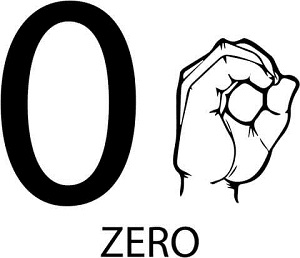
#> input picture signs/0.jpg, 300 x 258 px, given in place of the camera
$ jupyter execute captureHand.ipynb   (older library calls are emulated)
#> lines starting #> are read from the running program, lines starting #| are printed output that depends on the picture; after the words box and inside, x2 and y2 are one past the last pixel; in counts of white or black regions, pixels touching at a corner belong together
[cell 1]
import cv2
import imutils
import numpy as np
from sklearn.metrics import pairwise

[cell 2]
bg = None

# Function - To find the running average over the background
def run_avg(image, accumWeight):
    global bg
    if bg is None:
        bg = image.copy().astype("float")
        return
    cv2.accumulateWeighted(image, bg, accumWeight)

# Function - To segment the region of hand in the image
def segment(image, threshold=30):
    global bg
    diff = cv2.absdiff(bg.astype("uint8"), image)

    thresholded = cv2.threshold(diff, threshold, 255, cv2.THRESH_BINARY)[1]

    (_, cnts, _) = cv2.findContours(thresholded.copy(), cv2.RETR_EXTERNAL, cv2.CHAIN_APPROX_SIMPLE)

    if len(cnts) == 0:
        return
    else:
        segmented = max(cnts, key=cv2.contourArea)
        return (thresholded, segmented)

# Function - To count the number of fingers in the segmented hand region

# Main function
if __name__ == "__main__":
    accumWeight = 0.5

    camera = cv2.VideoCapture(0)

    top, right, bottom, left = 10, 350, 210, 550

    num_frames = 0

    imageNumber =0
    calibrated = False

    while(True):
        (grabbed, frame) = camera.read()
#> frame is the input picture: shape (258, 300, 3); min 0, max 255, mean 202.3

        frame = imutils.resize(frame, width=700)
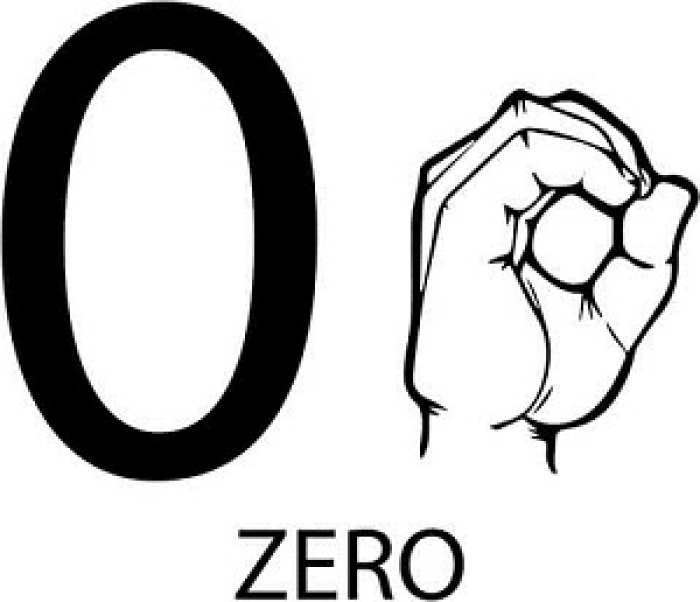
#> frame: shape (602, 700, 3); min 0, max 255, mean 202.2

        frame = cv2.flip(frame, 1)
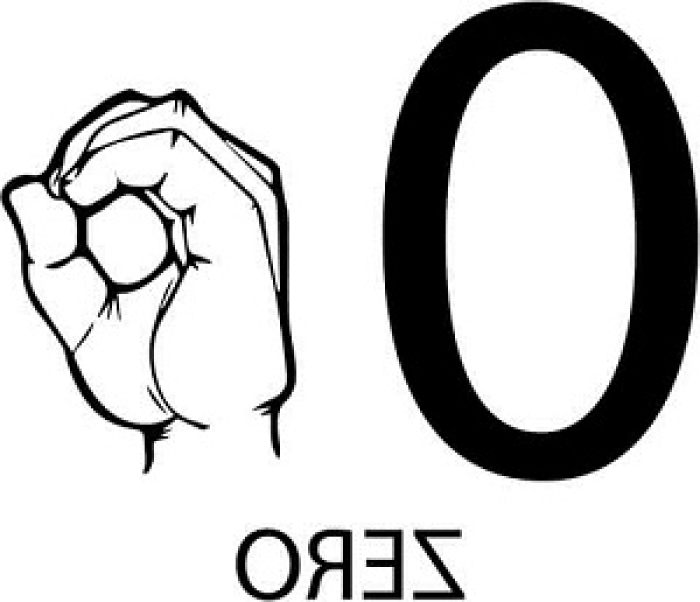
#> frame: shape (602, 700, 3); min 0, max 255, mean 202.2

        clone = frame.copy()

        (height, width) = frame.shape[:2]
#> height = 602; width = 700

        roi = frame[top:bottom, right:left]
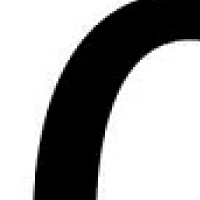
#> roi: shape (200, 200, 3); min 0, max 255, mean 162.9

        gray = cv2.cvtColor(roi, cv2.COLOR_BGR2GRAY)
        gray = cv2.GaussianBlur(gray, (7, 7), 0)
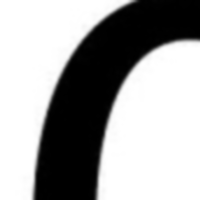
#> gray: shape (200, 200); min 0, max 255, mean 162.9

        if num_frames < 30:
            run_avg(gray, accumWeight)
            if num_frames == 1:
            	print (">>> Please wait! calibrating...")
            elif num_frames == 29:
                print (">>> Calibration successfull...")
        else:
            hand = segment(gray)

            if hand is not None:
                (thresholded, segmented) = hand

                # show the thresholded image
                cv2.imshow("Thesholded", thresholded)

                # Set the directory CORRECTLY
                directory = "D:/Sudi/realtime-hand-gesture-recognition/Dataset/zeroFingerTestDataset/hand0("+str(imageNumber)+").jpg"
                cv2.imwrite(directory,thresholded)
                imageNumber += 1
                print(directory)

        # draw the segmented hand
        cv2.rectangle(clone, (left, top), (right, bottom), (0,255,0), 2)
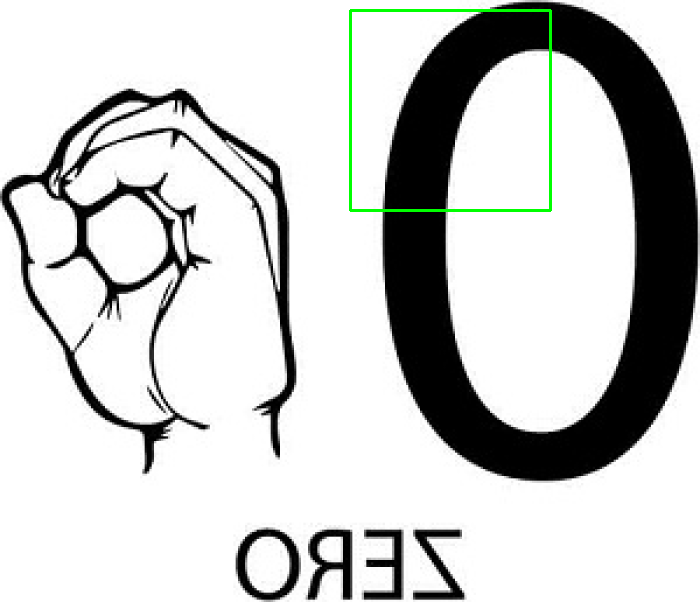
#> clone: shape (602, 700, 3); 0.57% of pixels changed, all inside (x1, y1, x2, y2) = (349, 9, 552, 212)

        num_frames += 1

        cv2.imshow("Video Feed", clone)

        keypress = cv2.waitKey(1) & 0xFF
#> (key q is pressed here)

        if keypress == ord("q"):
            break

# free up memory
camera.release()
cv2.destroyAllWindows()

$ run again, on signs/1.jpg
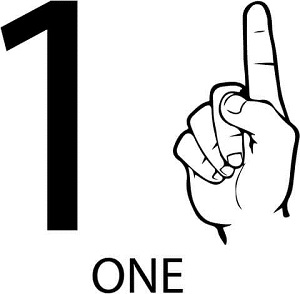
#> input picture signs/1.jpg, 300 x 294 px, given in place of the camera
#> frame is the input picture: shape (294, 300, 3); min 0, max 255, mean 218.3
#> `gray = cv2.GaussianBlur(gray, (7, 7), 0)`:
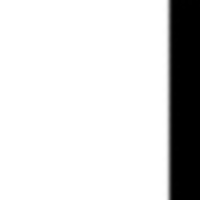
#> gray: shape (200, 200); min 0, max 255, mean 215.9
#> `cv2.rectangle(clone, (left, top), (right, bottom), (0,255,0), 2)`:
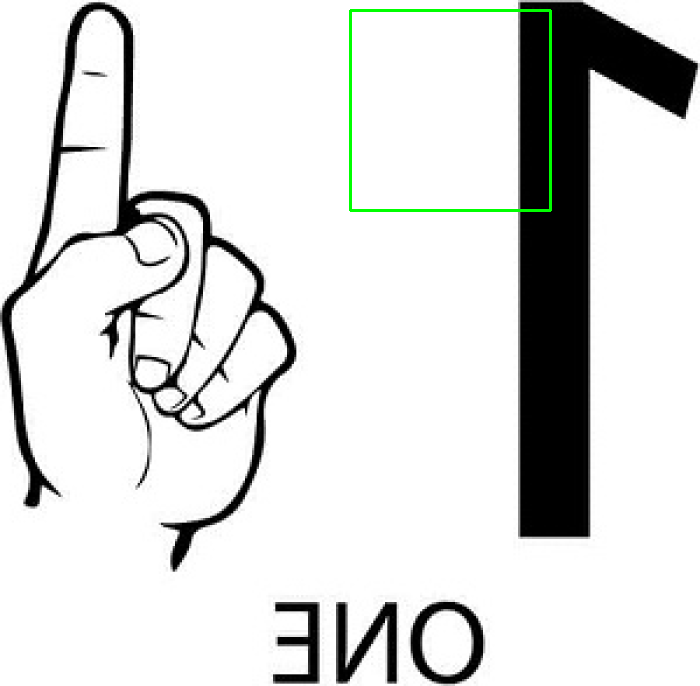
#> clone: shape (686, 700, 3); mean B, G, R 217.4, 218.7, 217.4

$ run again, on signs/2.jpg
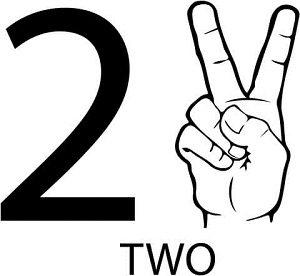
#> input picture signs/2.jpg, 300 x 276 px, given in place of the camera
#> frame is the input picture: shape (276, 300, 3); min 0, max 255, mean 207.4
#> `gray = cv2.GaussianBlur(gray, (7, 7), 0)`:
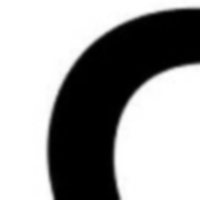
#> gray: shape (200, 200); min 0, max 255, mean 159.4
#> `cv2.rectangle(clone, (left, top), (right, bottom), (0,255,0), 2)`:
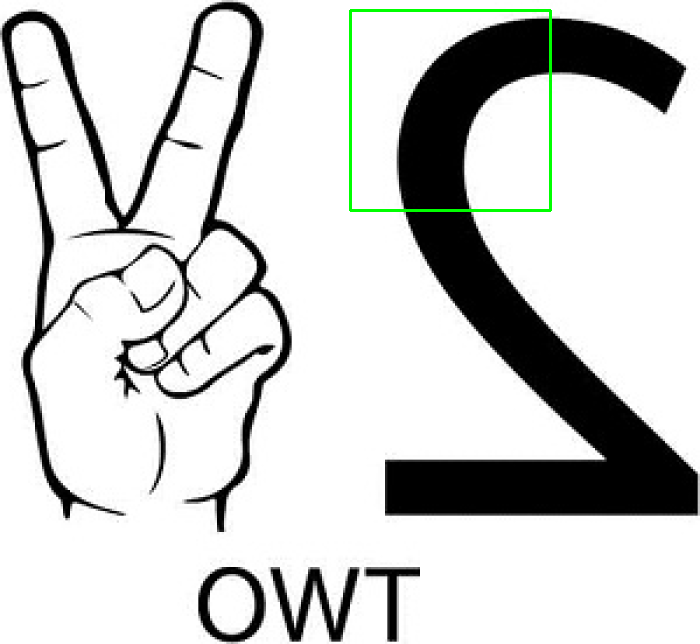
#> clone: shape (644, 700, 3); mean B, G, R 206.2, 207.6, 206.2
